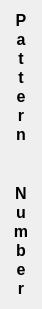
  <widget class="QWidget" name="layoutWidget">
   <property name="geometry">
    <rect>
     <x>50</x>
     <y>211</y>
     <width>22</width>
     <height>289</height>
    </rect>
   </property>
   <layout class="QVBoxLayout" name="verticalLayout_2">
    <property name="spacing">
     <number>0</number>
    </property>
    <item>
     <widget class="QLabel" name="patternLabel">
      <property name="sizePolicy">
       <sizepolicy hsizetype="Preferred" vsizetype="Minimum">
        <horstretch>0</horstretch>
        <verstretch>0</verstretch>
       </sizepolicy>
      </property>
      <property name="font">
       <font>
        <pointsize>12</pointsize>
        <weight>75</weight>
        <bold>true</bold>
       </font>
      </property>
      <property name="text">
       <string>P</string>
      </property>
      <property name="alignment">
       <set>Qt::AlignCenter</set>
      </property>
     </widget>
    </item>
    <item>
     <widget class="QLabel" name="patternLabel_3">
      <property name="sizePolicy">
       <sizepolicy hsizetype="Preferred" vsizetype="Minimum">
        <horstretch>0</horstretch>
        <verstretch>0</verstretch>
       </sizepolicy>
      </property>
      <property name="font">
       <font>
        <pointsize>12</pointsize>
        <weight>75</weight>
        <bold>true</bold>
       </font>
      </property>
      <property name="text">
       <string>a</string>
      </property>
      <property name="alignment">
       <set>Qt::AlignCenter</set>
      </property>
     </widget>
    </item>
    <item>
     <widget class="QLabel" name="patternLabel_4">
      <property name="sizePolicy">
       <sizepolicy hsizetype="Preferred" vsizetype="Minimum">
        <horstretch>0</horstretch>
        <verstretch>0</verstretch>
       </sizepolicy>
      </property>
      <property name="font">
       <font>
        <pointsize>12</pointsize>
        <weight>75</weight>
        <bold>true</bold>
       </font>
      </property>
      <property name="text">
       <string>t</string>
      </property>
      <property name="alignment">
       <set>Qt::AlignCenter</set>
      </property>
     </widget>
    </item>
    <item>
     <widget class="QLabel" name="patternLabel_5">
      <property name="sizePolicy">
       <sizepolicy hsizetype="Preferred" vsizetype="Minimum">
        <horstretch>0</horstretch>
        <verstretch>0</verstretch>
       </sizepolicy>
      </property>
      <property name="font">
       <font>
        <pointsize>12</pointsize>
        <weight>75</weight>
        <bold>true</bold>
       </font>
      </property>
      <property name="text">
       <string>t</string>
      </property>
      <property name="alignment">
       <set>Qt::AlignCenter</set>
      </property>
     </widget>
    </item>
    <item>
     <widget class="QLabel" name="patternLabel_6">
      <property name="sizePolicy">
       <sizepolicy hsizetype="Preferred" vsizetype="Minimum">
        <horstretch>0</horstretch>
        <verstretch>0</verstretch>
       </sizepolicy>
      </property>
      <property name="font">
       <font>
        <pointsize>12</pointsize>
        <weight>75</weight>
        <bold>true</bold>
       </font>
      </property>
      <property name="text">
       <string>e</string>
      </property>
      <property name="alignment">
       <set>Qt::AlignCenter</set>
      </property>
     </widget>
    </item>
    <item>
     <widget class="QLabel" name="patternLabel_7">
      <property name="sizePolicy">
       <sizepolicy hsizetype="Preferred" vsizetype="Minimum">
        <horstretch>0</horstretch>
        <verstretch>0</verstretch>
       </sizepolicy>
      </property>
      <property name="font">
       <font>
        <pointsize>12</pointsize>
        <weight>75</weight>
        <bold>true</bold>
       </font>
      </property>
      <property name="text">
       <string>r</string>
      </property>
      <property name="alignment">
       <set>Qt::AlignCenter</set>
      </property>
     </widget>
    </item>
    <item>
     <widget class="QLabel" name="patternLabel_8">
      <property name="sizePolicy">
       <sizepolicy hsizetype="Preferred" vsizetype="Minimum">
        <horstretch>0</horstretch>
        <verstretch>0</verstretch>
       </sizepolicy>
      </property>
      <property name="font">
       <font>
        <pointsize>12</pointsize>
        <weight>75</weight>
        <bold>true</bold>
       </font>
      </property>
      <property name="text">
       <string>n</string>
      </property>
      <property name="alignment">
       <set>Qt::AlignCenter</set>
      </property>
     </widget>
    </item>
    <item>
     <spacer name="verticalSpacer">
      <property name="orientation">
       <enum>Qt::Vertical</enum>
      </property>
      <property name="sizeType">
       <enum>QSizePolicy::Fixed</enum>
      </property>
      <property name="sizeHint" stdset="0">
       <size>
        <width>20</width>
        <height>40</height>
       </size>
      </property>
     </spacer>
    </item>
    <item>
     <widget class="QLabel" name="patternLabel_9">
      <property name="sizePolicy">
       <sizepolicy hsizetype="Preferred" vsizetype="Minimum">
        <horstretch>0</horstretch>
        <verstretch>0</verstretch>
       </sizepolicy>
      </property>
      <property name="font">
       <font>
        <pointsize>12</pointsize>
        <weight>75</weight>
        <bold>true</bold>
       </font>
      </property>
      <property name="text">
       <string>N</string>
      </property>
      <property name="alignment">
       <set>Qt::AlignCenter</set>
      </property>
     </widget>
    </item>
    <item>
     <widget class="QLabel" name="patternLabel_10">
      <property name="sizePolicy">
       <sizepolicy hsizetype="Preferred" vsizetype="Minimum">
        <horstretch>0</horstretch>
        <verstretch>0</verstretch>
       </sizepolicy>
      </property>
      <property name="font">
       <font>
        <pointsize>12</pointsize>
        <weight>75</weight>
        <bold>true</bold>
       </font>
      </property>
      <property name="text">
       <string>u</string>
      </property>
      <property name="alignment">
       <set>Qt::AlignCenter</set>
      </property>
     </widget>
    </item>
    <item>
     <widget class="QLabel" name="patternLabel_11">
      <property name="sizePolicy">
       <sizepolicy hsizetype="Preferred" vsizetype="Minimum">
        <horstretch>0</horstretch>
        <verstretch>0</verstretch>
       </sizepolicy>
      </property>
      <property name="font">
       <font>
        <pointsize>12</pointsize>
        <weight>75</weight>
        <bold>true</bold>
       </font>
      </property>
      <property name="text">
       <string>m</string>
      </property>
      <property name="alignment">
       <set>Qt::AlignCenter</set>
      </property>
     </widget>
    </item>
    <item>
     <widget class="QLabel" name="patternLabel_12">
      <property name="sizePolicy">
       <sizepolicy hsizetype="Preferred" vsizetype="Minimum">
        <horstretch>0</horstretch>
        <verstretch>0</verstretch>
       </sizepolicy>
      </property>
      <property name="font">
       <font>
        <pointsize>12</pointsize>
        <weight>75</weight>
        <bold>true</bold>
       </font>
      </property>
      <property name="text">
       <string>b</string>
      </property>
      <property name="alignment">
       <set>Qt::AlignCenter</set>
      </property>
     </widget>
    </item>
    <item>
     <widget class="QLabel" name="patternLabel_13">
      <property name="sizePolicy">
       <sizepolicy hsizetype="Preferred" vsizetype="Minimum">
        <horstretch>0</horstretch>
        <verstretch>0</verstretch>
       </sizepolicy>
      </property>
      <property name="font">
       <font>
        <pointsize>12</pointsize>
        <weight>75</weight>
        <bold>true</bold>
       </font>
      </property>
      <property name="text">
       <string>e</string>
      </property>
      <property name="alignment">
       <set>Qt::AlignCenter</set>
      </property>
     </widget>
    </item>
    <item>
     <widget class="QLabel" name="patternLabel_14">
      <property name="sizePolicy">
       <sizepolicy hsizetype="Preferred" vsizetype="Minimum">
        <horstretch>0</horstretch>
        <verstretch>0</verstretch>
       </sizepolicy>
      </property>
      <property name="font">
       <font>
        <pointsize>12</pointsize>
        <weight>75</weight>
        <bold>true</bold>
       </font>
      </property>
      <property name="text">
       <string>r</string>
      </property>
      <property name="alignment">
       <set>Qt::AlignCenter</set>
      </property>
     </widget>
    </item>
   </layout>
  </widget>
